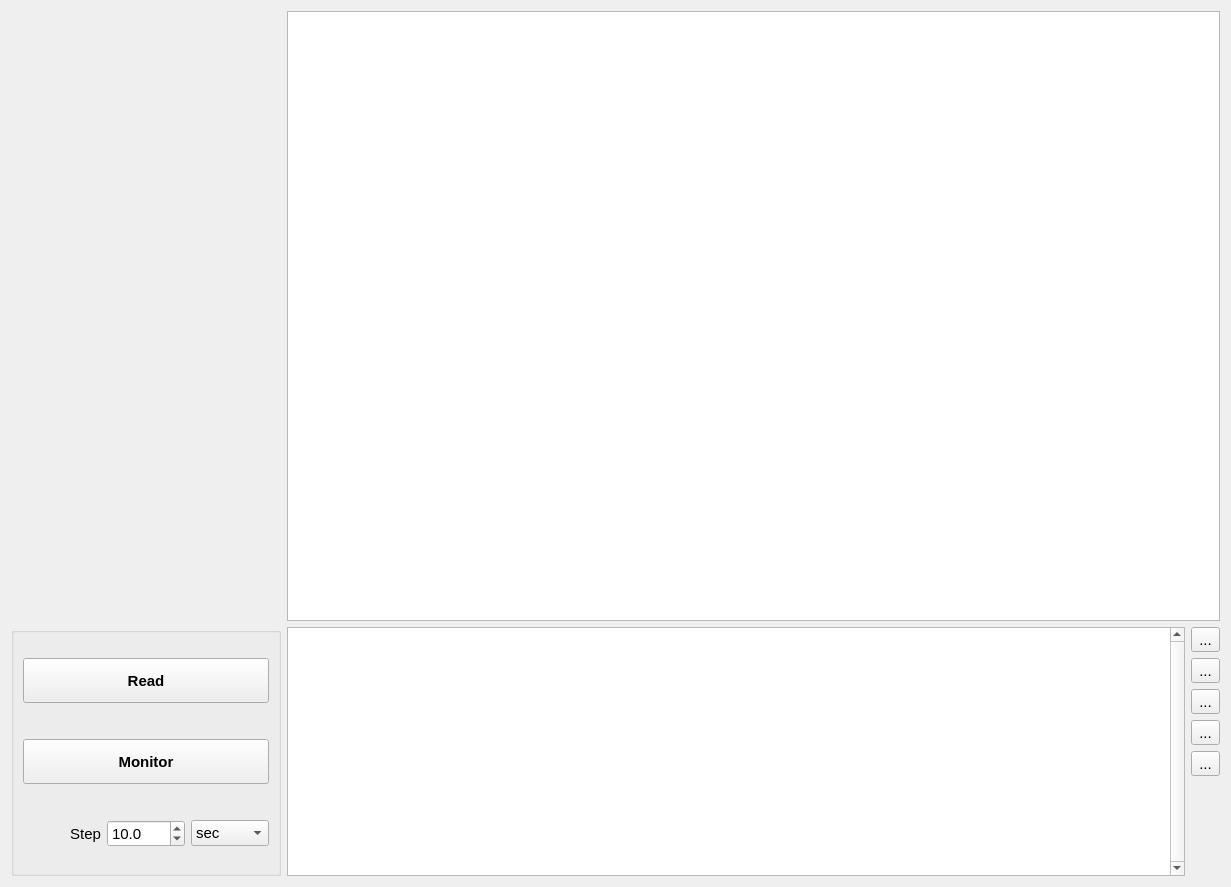
<?xml version="1.0" encoding="UTF-8"?>
<ui version="4.0">
 <class>temperature_wg</class>
 <widget class="QWidget" name="temperature_wg">
  <property name="geometry">
   <rect>
    <x>0</x>
    <y>0</y>
    <width>1231</width>
    <height>887</height>
   </rect>
  </property>
  <property name="font">
   <font>
    <pointsize>11</pointsize>
   </font>
  </property>
  <property name="windowTitle">
   <string>Table and Plot</string>
  </property>
  <layout class="QGridLayout" name="gridLayout">
   <item row="0" column="0" colspan="2">
    <widget class="QWidget" name="widget_wg" native="true">
     <property name="minimumSize">
      <size>
       <width>270</width>
       <height>570</height>
      </size>
     </property>
    </widget>
   </item>
   <item row="0" column="2">
    <widget class="PlotWidget" name="plot_pw">
     <property name="backgroundBrush">
      <brush brushstyle="NoBrush">
       <color alpha="255">
        <red>255</red>
        <green>255</green>
        <blue>255</blue>
       </color>
      </brush>
     </property>
     <property name="foregroundBrush">
      <brush brushstyle="NoBrush">
       <color alpha="255">
        <red>252</red>
        <green>255</green>
        <blue>255</blue>
       </color>
      </brush>
     </property>
    </widget>
   </item>
   <item row="1" column="2">
    <layout class="QHBoxLayout" name="horizontalLayout">
     <item>
      <widget class="QTableWidget" name="table_ta">
       <property name="sizePolicy">
        <sizepolicy hsizetype="Expanding" vsizetype="Preferred">
         <horstretch>0</horstretch>
         <verstretch>0</verstretch>
        </sizepolicy>
       </property>
       <property name="minimumSize">
        <size>
         <width>0</width>
         <height>0</height>
        </size>
       </property>
       <property name="font">
        <font>
         <weight>50</weight>
         <bold>false</bold>
        </font>
       </property>
       <property name="verticalScrollBarPolicy">
        <enum>Qt::ScrollBarAlwaysOn</enum>
       </property>
       <property name="horizontalScrollBarPolicy">
        <enum>Qt::ScrollBarAsNeeded</enum>
       </property>
       <property name="editTriggers">
        <set>QAbstractItemView::NoEditTriggers</set>
       </property>
       <attribute name="horizontalHeaderVisible">
        <bool>true</bool>
       </attribute>
       <attribute name="horizontalHeaderCascadingSectionResizes">
        <bool>false</bool>
       </attribute>
       <attribute name="horizontalHeaderDefaultSectionSize">
        <number>80</number>
       </attribute>
       <attribute name="horizontalHeaderHighlightSections">
        <bool>true</bool>
       </attribute>
       <attribute name="horizontalHeaderMinimumSectionSize">
        <number>80</number>
       </attribute>
       <attribute name="horizontalHeaderStretchLastSection">
        <bool>true</bool>
       </attribute>
       <attribute name="verticalHeaderVisible">
        <bool>false</bool>
       </attribute>
      </widget>
     </item>
     <item>
      <layout class="QVBoxLayout" name="verticalLayout">
       <item>
        <widget class="QToolButton" name="save_btn">
         <property name="text">
          <string>...</string>
         </property>
         <property name="icon">
          <iconset>
           <normaloff>../../resources/img/save.png</normaloff>../../resources/img/save.png</iconset>
         </property>
         <property name="iconSize">
          <size>
           <width>24</width>
           <height>27</height>
          </size>
         </property>
        </widget>
       </item>
       <item>
        <widget class="QToolButton" name="copy_btn">
         <property name="minimumSize">
          <size>
           <width>24</width>
           <height>24</height>
          </size>
         </property>
         <property name="font">
          <font>
           <weight>50</weight>
           <bold>false</bold>
          </font>
         </property>
         <property name="text">
          <string>...</string>
         </property>
         <property name="icon">
          <iconset>
           <normaloff>../../resources/img/copy.png</normaloff>../../resources/img/copy.png</iconset>
         </property>
         <property name="iconSize">
          <size>
           <width>24</width>
           <height>24</height>
          </size>
         </property>
        </widget>
       </item>
       <item>
        <widget class="QToolButton" name="analysis_btn">
         <property name="text">
          <string>...</string>
         </property>
         <property name="icon">
          <iconset>
           <normaloff>../../resources/img/stats.png</normaloff>../../resources/img/stats.png</iconset>
         </property>
         <property name="iconSize">
          <size>
           <width>24</width>
           <height>24</height>
          </size>
         </property>
        </widget>
       </item>
       <item>
        <widget class="QToolButton" name="remove_btn">
         <property name="minimumSize">
          <size>
           <width>24</width>
           <height>24</height>
          </size>
         </property>
         <property name="font">
          <font>
           <weight>50</weight>
           <bold>false</bold>
          </font>
         </property>
         <property name="text">
          <string>...</string>
         </property>
         <property name="icon">
          <iconset>
           <normaloff>../../resources/img/delete.png</normaloff>../../resources/img/delete.png</iconset>
         </property>
         <property name="iconSize">
          <size>
           <width>24</width>
           <height>24</height>
          </size>
         </property>
        </widget>
       </item>
       <item>
        <widget class="QToolButton" name="clear_btn">
         <property name="minimumSize">
          <size>
           <width>24</width>
           <height>24</height>
          </size>
         </property>
         <property name="font">
          <font>
           <weight>50</weight>
           <bold>false</bold>
          </font>
         </property>
         <property name="text">
          <string>...</string>
         </property>
         <property name="icon">
          <iconset>
           <normaloff>../../resources/img/clear.png</normaloff>../../resources/img/clear.png</iconset>
         </property>
         <property name="iconSize">
          <size>
           <width>24</width>
           <height>24</height>
          </size>
         </property>
        </widget>
       </item>
       <item>
        <spacer name="verticalSpacer_2">
         <property name="orientation">
          <enum>Qt::Vertical</enum>
         </property>
         <property name="sizeType">
          <enum>QSizePolicy::Fixed</enum>
         </property>
         <property name="sizeHint" stdset="0">
          <size>
           <width>20</width>
           <height>100</height>
          </size>
         </property>
        </spacer>
       </item>
      </layout>
     </item>
    </layout>
   </item>
   <item row="1" column="0" colspan="2">
    <widget class="QGroupBox" name="groupBox_3">
     <property name="font">
      <font>
       <weight>50</weight>
       <bold>false</bold>
      </font>
     </property>
     <property name="title">
      <string/>
     </property>
     <layout class="QGridLayout" name="gridLayout_2">
      <property name="verticalSpacing">
       <number>20</number>
      </property>
      <item row="0" column="0" colspan="3">
       <layout class="QHBoxLayout" name="layout_lt">
        <property name="spacing">
         <number>0</number>
        </property>
       </layout>
      </item>
      <item row="1" column="0" colspan="3">
       <widget class="QPushButton" name="read_btn">
        <property name="minimumSize">
         <size>
          <width>0</width>
          <height>45</height>
         </size>
        </property>
        <property name="font">
         <font>
          <weight>75</weight>
          <bold>true</bold>
         </font>
        </property>
        <property name="text">
         <string>Read</string>
        </property>
        <property name="autoExclusive">
         <bool>false</bool>
        </property>
       </widget>
      </item>
      <item row="2" column="0" colspan="3">
       <widget class="QPushButton" name="monitor_btn">
        <property name="minimumSize">
         <size>
          <width>0</width>
          <height>45</height>
         </size>
        </property>
        <property name="font">
         <font>
          <weight>75</weight>
          <bold>true</bold>
         </font>
        </property>
        <property name="text">
         <string>Monitor</string>
        </property>
        <property name="checkable">
         <bool>true</bool>
        </property>
        <property name="checked">
         <bool>false</bool>
        </property>
        <property name="autoRepeat">
         <bool>false</bool>
        </property>
        <property name="autoExclusive">
         <bool>false</bool>
        </property>
        <property name="autoDefault">
         <bool>false</bool>
        </property>
        <property name="default">
         <bool>false</bool>
        </property>
        <property name="flat">
         <bool>false</bool>
        </property>
       </widget>
      </item>
      <item row="3" column="0">
       <widget class="QLabel" name="label_10">
        <property name="font">
         <font>
          <weight>50</weight>
          <bold>false</bold>
         </font>
        </property>
        <property name="text">
         <string>Step</string>
        </property>
        <property name="alignment">
         <set>Qt::AlignRight|Qt::AlignTrailing|Qt::AlignVCenter</set>
        </property>
       </widget>
      </item>
      <item row="3" column="2">
       <widget class="QComboBox" name="monitorunit_cmb">
        <property name="font">
         <font>
          <weight>50</weight>
          <bold>false</bold>
         </font>
        </property>
        <item>
         <property name="text">
          <string>sec</string>
         </property>
        </item>
        <item>
         <property name="text">
          <string>min</string>
         </property>
        </item>
        <item>
         <property name="text">
          <string>hour</string>
         </property>
        </item>
       </widget>
      </item>
      <item row="3" column="1">
       <widget class="QDoubleSpinBox" name="monitorstep_sb">
        <property name="font">
         <font>
          <weight>50</weight>
          <bold>false</bold>
         </font>
        </property>
        <property name="decimals">
         <number>1</number>
        </property>
        <property name="minimum">
         <double>0.100000000000000</double>
        </property>
        <property name="maximum">
         <double>60.000000000000000</double>
        </property>
        <property name="value">
         <double>10.000000000000000</double>
        </property>
       </widget>
      </item>
     </layout>
    </widget>
   </item>
  </layout>
 </widget>
 <customwidgets>
  <customwidget>
   <class>PlotWidget</class>
   <extends>QGraphicsView</extends>
   <header>pyqtgraph</header>
  </customwidget>
 </customwidgets>
 <resources/>
 <connections/>
</ui>
